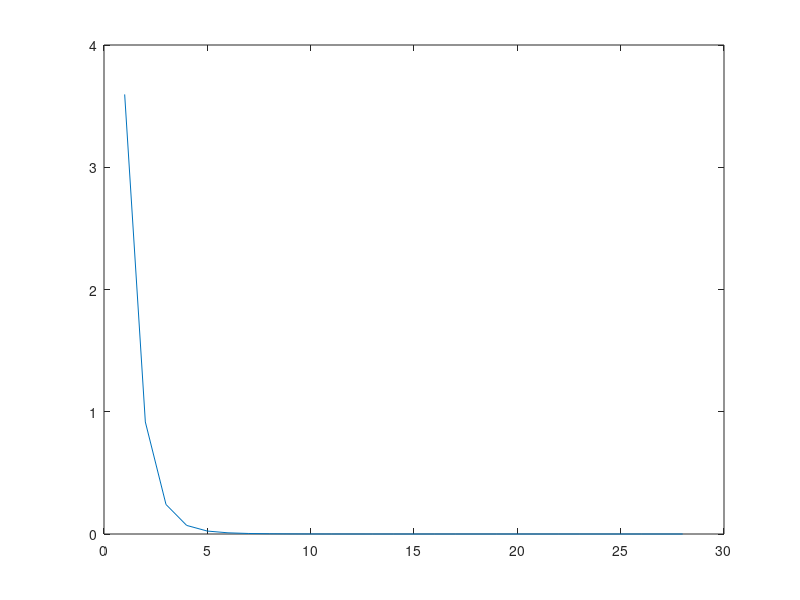

This chart was generated by the following MATLAB code:
%Only for 2A, case 2B does not stop 
n=10;
x = n;
y = x;

% initialize matrix A with zeros
A = zeros(x,y); 
% initialize matrix b with zeros 
b = zeros(x,1); 

% fill matrix A
i = 1;
j = 1; 
while(i<=x)      
    while(j<=y)
        
        if(i == j)
           A(i,j) = 9;
        elseif(i==j-1||i == j+1)
           A(i,j) = 3;
        else
           A(i,j) = 0;
        end
        j = j + 1;
    
    end
    
    j = 1;
    i = i + 1;
    
end

i = 1;
%fill matrix b
while(i<=x)
   
    b(i) = 1.5 + 0.5*i;
    i = i+1;
    
end

L = tril(A);
D = diag(diag(A));
U = triu(A);

%convergence conditions
M = -U/(D+L);
if(max(abs(eig(M)))<1)
    disp("necessary convergence condition fulfilled");
else
    disp("necessary convergence condition not fulfilled");
end
sum = 0;
conv_suf1 = true;
for i = 1 : size(A,1)
    for j = 1 : size(A,1)
        if(i~=j)
            sum = sum + abs(A(i,j));
        end
    end
    if(abs(A(i,i))>sum)
            conv_suf1 = false;
    end
end

sum = 0;
conv_suf2 = true;
for j = 1 : size(A,1)
    for i = 1 : size(A,1)
        if(i~=j)
            sum = sum + abs(A(i,j));
        end
    end
    if(abs(A(j,j))>sum)
            conv_suf2 = false;
    end
end
if(conv_suf1==conv_suf2)
    disp("Sufficient condition not fulfilled");
elseif(conv_suf1)
    disp("Sufficient condition fulfilled, row strong dominance");
elseif(conv_suf2)
    disp("Sufficient condition fulfilled, column strong dominance");
end



solution = zeros(size(A,1),1);
n = size(A,1);
conv = inf;
border=1e-10; 
it=0;

r = zeros(28,1);

while (conv>border&&it<=10000)
    
    prev=solution;
    for i=1:n
       
        sum=0;
        
           for j = 1 : i-1
               sum = sum - L(i,j)*solution(j,1);             
           end

           for j = 1+i : n
               sum = sum - U(i,j)*prev(j,1);            
           end
           
           solution(i,1) = (sum + b(i,1))/D(i,i);
    end
 
    it=it+1;
    conv=norm(A*solution-b);
    r(it) = norm(A*solution - b);
end
if(it>=10000)
    error('too many iterations');
end
disp(it);
it = [1 2 3 4 5 6 7 8 9 10 11 12 13 14 15 16 17 18 19 20 21 22 23 24 25 26 27 28];
plot(it, r);

